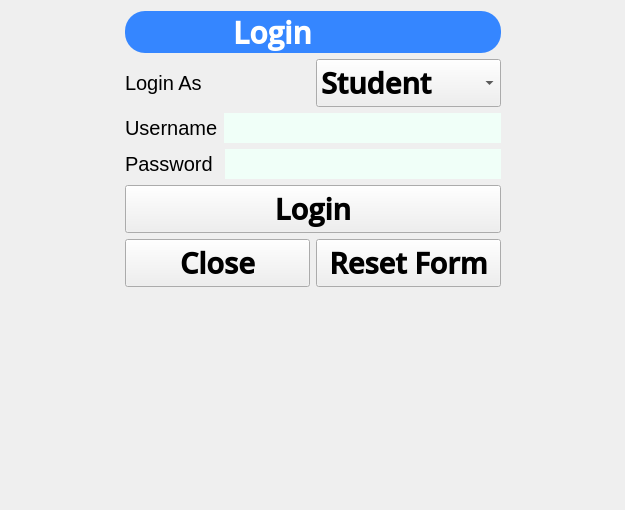
<?xml version="1.0" encoding="UTF-8"?>
<ui version="4.0">
 <class>LoginForm</class>
 <widget class="QWidget" name="LoginForm">
  <property name="geometry">
   <rect>
    <x>0</x>
    <y>0</y>
    <width>625</width>
    <height>510</height>
   </rect>
  </property>
  <property name="font">
   <font>
    <family>Open Sans SemiBold</family>
    <pointsize>22</pointsize>
    <bold>true</bold>
   </font>
  </property>
  <property name="windowTitle">
   <string>Form</string>
  </property>
  <property name="styleSheet">
   <string notr="true">QLabel{
	font-size:20px;

}
QLineEdit{
		height:30px;
		background-color:rgb(240, 255, 248);
        border-radius: 50px;
}</string>
  </property>
  <layout class="QHBoxLayout" name="horizontalLayout_5">
   <item>
    <spacer name="horizontalSpacer">
     <property name="orientation">
      <enum>Qt::Horizontal</enum>
     </property>
     <property name="sizeHint" stdset="0">
      <size>
       <width>40</width>
       <height>20</height>
      </size>
     </property>
    </spacer>
   </item>
   <item>
    <layout class="QVBoxLayout" name="verticalLayout_4">
     <item>
      <widget class="QLabel" name="label">
       <property name="styleSheet">
        <string notr="true">QLabel{
		color:white;
		font-size:30px;
		background-color:rgb(53, 134, 255);
		border-radius: 20px;
        text-align: center;
		padding :0 100%;
}

</string>
       </property>
       <property name="text">
        <string>Login</string>
       </property>
      </widget>
     </item>
     <item>
      <layout class="QVBoxLayout" name="verticalLayout_2">
       <item>
        <layout class="QHBoxLayout" name="horizontalLayout">
         <item>
          <widget class="QLabel" name="label_4">
           <property name="font">
            <font>
             <pointsize>-1</pointsize>
            </font>
           </property>
           <property name="text">
            <string>Login As</string>
           </property>
          </widget>
         </item>
         <item>
          <widget class="QComboBox" name="comboBox">
           <property name="minimumSize">
            <size>
             <width>140</width>
             <height>0</height>
            </size>
           </property>
           <item>
            <property name="text">
             <string>Student</string>
            </property>
           </item>
           <item>
            <property name="text">
             <string>Faculty</string>
            </property>
           </item>
           <item>
            <property name="text">
             <string>admin</string>
            </property>
           </item>
          </widget>
         </item>
        </layout>
       </item>
       <item>
        <layout class="QHBoxLayout" name="horizontalLayout_3">
         <item>
          <widget class="QLabel" name="label_2">
           <property name="font">
            <font>
             <pointsize>-1</pointsize>
            </font>
           </property>
           <property name="text">
            <string>Username</string>
           </property>
          </widget>
         </item>
         <item>
          <widget class="QLineEdit" name="lineEdit"/>
         </item>
        </layout>
       </item>
       <item>
        <layout class="QHBoxLayout" name="horizontalLayout_4">
         <item>
          <widget class="QLabel" name="label_3">
           <property name="font">
            <font>
             <pointsize>-1</pointsize>
            </font>
           </property>
           <property name="text">
            <string>Password </string>
           </property>
          </widget>
         </item>
         <item>
          <widget class="QLineEdit" name="lineEdit_2"/>
         </item>
        </layout>
       </item>
       <item>
        <widget class="QPushButton" name="pushButton_3">
         <property name="minimumSize">
          <size>
           <width>288</width>
           <height>0</height>
          </size>
         </property>
         <property name="text">
          <string>Login</string>
         </property>
        </widget>
       </item>
       <item>
        <layout class="QHBoxLayout" name="horizontalLayout_2">
         <item>
          <widget class="QPushButton" name="pushButton_2">
           <property name="minimumSize">
            <size>
             <width>140</width>
             <height>0</height>
            </size>
           </property>
           <property name="text">
            <string>Close</string>
           </property>
          </widget>
         </item>
         <item>
          <widget class="QPushButton" name="pushButton">
           <property name="minimumSize">
            <size>
             <width>140</width>
             <height>0</height>
            </size>
           </property>
           <property name="text">
            <string>Reset Form</string>
           </property>
          </widget>
         </item>
        </layout>
       </item>
      </layout>
     </item>
     <item>
      <spacer name="verticalSpacer">
       <property name="orientation">
        <enum>Qt::Vertical</enum>
       </property>
       <property name="sizeHint" stdset="0">
        <size>
         <width>20</width>
         <height>40</height>
        </size>
       </property>
      </spacer>
     </item>
    </layout>
   </item>
   <item>
    <spacer name="horizontalSpacer_2">
     <property name="orientation">
      <enum>Qt::Horizontal</enum>
     </property>
     <property name="sizeHint" stdset="0">
      <size>
       <width>40</width>
       <height>20</height>
      </size>
     </property>
    </spacer>
   </item>
  </layout>
 </widget>
 <resources/>
 <connections/>
</ui>
